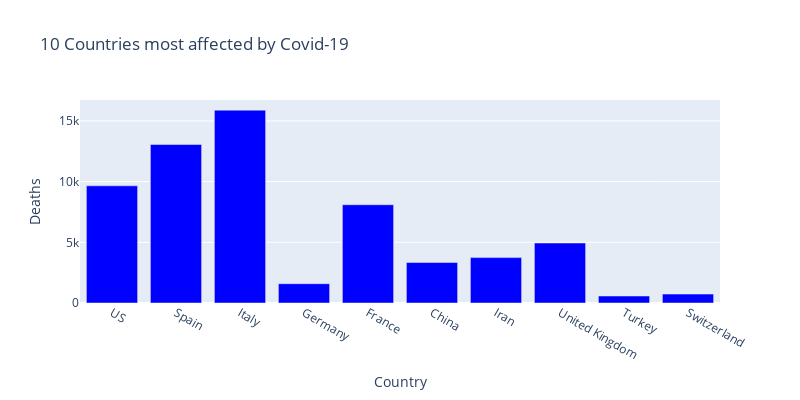

The code cell stored with this chart in its notebook:
### Markdown cell above
** To gain another perspective on the current status of Covid-19, we will now turn to look at number of deaths across countries. **

### Code cell
px.bar(
    sorted_country.head(10),
    x = "Country",
    y = "Deaths",
    title= "10 Countries most affected by Covid-19", #
    color_discrete_sequence=["blue"], 
    height=400,
    width=800
)

### Figure 1 — Plotly figure (JSON) as saved in the notebook; plotly's stock layout.template omitted (floating-point values rounded to 4 significant figures)
{"data": [{"alignmentgroup": "True", "hovertemplate": "Country=%{x}<br>Deaths=%{y}<extra></extra>", "legendgroup": "", "marker": {"color": "blue"}, "name": "", "offsetgroup": "", "orientation": "v", "showlegend": false, "textposition": "auto", "type": "bar", "x": ["US", "Spain", "Italy", "Germany", "France", "China", "Iran", "United Kingdom", "Turkey", "Switzerland"], "xaxis": "x", "y": [9654, 13055, 15887, 1590, 8093, 3335, 3739, 4943, 574, 734], "yaxis": "y"}], "layout": {"barmode": "relative", "height": 400, "legend": {"tracegroupgap": 0}, "title": {"text": "10 Countries most affected by Covid-19"}, "width": 800, "xaxis": {"anchor": "y", "domain": [0, 1], "title": {"text": "Country"}}, "yaxis": {"anchor": "x", "domain": [0, 1], "title": {"text": "Deaths"}}}}
